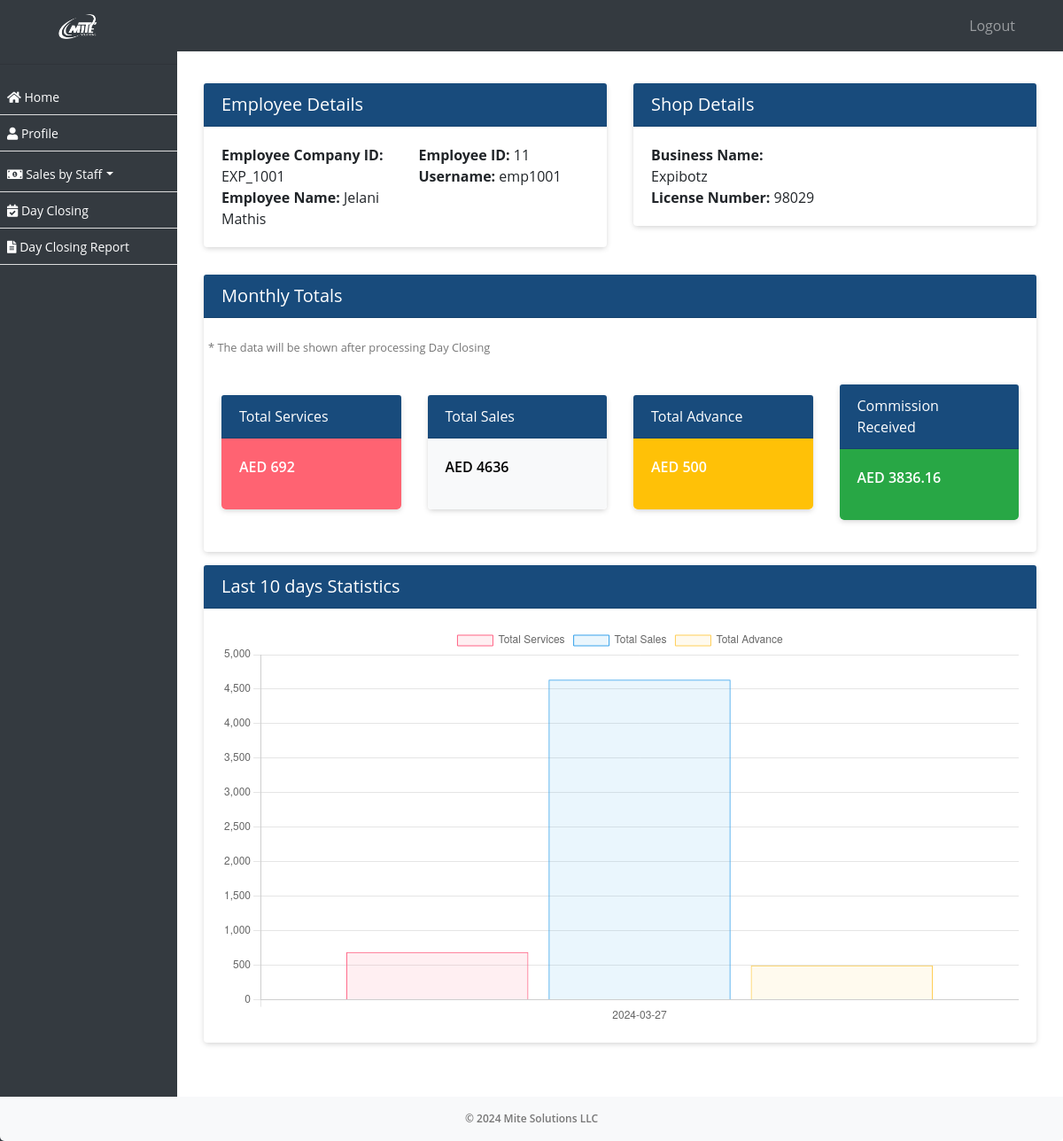
Page /employee-dashboard/ (signed in) on the committed database.
### ezshopapp/models.py (models this page shows, shortened)
class Employee(models.Model):
    employee_id = models.CharField(max_length=10, unique=True)
    username = models.CharField(max_length=50, null=True)
    password = models.CharField(max_length=50, null=True)
    business_profile = models.CharField(max_length=255, null=True)
    business_profile_id = models.IntegerField(null=True)
    first_name = models.CharField(max_length=255)
    second_name = models.CharField(max_length=255)
    nationality = models.CharField(max_length=255)
    mobile_no = models.CharField(max_length=20, blank=True, null=True)
    passport_no = models.CharField(max_length=20, unique=True)
    passport_expiration_date = models.DateField()
    emirates_id = models.CharField(max_length=20, unique=True)
    id_expiration_date = models.DateField()
    basic_pay = models.DecimalField(max_digits=10, decimal_places=2)
    house_allowance = models.DecimalField(max_digits=10, decimal_places=2, default=0)
    transportation_allowance = models.DecimalField(max_digits=10, decimal_places=2, default=0)
    commission_percentage = models.DecimalField(max_digits=5, decimal_places=2, default=0, validators=[MinValueValidator(0)])
    joining_date = models.DateField()
    job_role = models.ForeignKey(Role, on_delete=models.SET_NULL, null=True)
    is_employee = models.BooleanField(default=True)
    created_on = models.DateTimeField(auto_now_add=True, null=True)

class Shop(models.Model):
    name = models.CharField(max_length=255, verbose_name='Shop Name')
    license_number = models.CharField(max_length=50, unique=True)
    num_users = models.PositiveIntegerField(verbose_name='Number of Users')
    vat_remainder = models.BooleanField(default=True, verbose_name='VAT Reminder')
    employee_transaction_window = models.BooleanField(default=True)
    license_expiration_reminder = models.BooleanField(default=True, verbose_name='License Expiration Reminder')
    employee_visa_expiration_reminder = models.BooleanField(default=True, verbose_name='Employee Visa Expiration Reminder')
    employee_passport_expiration_reminder = models.BooleanField(default=True, verbose_name='Employee Passport Expiration Reminder')
    admin_email = models.EmailField(max_length=100, default='')
    created_on = models.DateTimeField(auto_now_add=True, null=True)

### ezshopapp/views.py (the view)
# urls.py: path('employee-dashboard/', employee_dashboard, name='employee_dashboard'),
def employee_dashboard(request):
    employee_id = request.session.get('employee_id')
    employee = get_object_or_404(Employee, pk=employee_id)
    business_profile = BusinessProfile.objects.filter(name=employee.business_profile).first()
    shop = Shop.objects.filter(name=business_profile.name).first()
    current_month = timezone.now().month
    current_year = timezone.now().year
    first_day_of_month = timezone.datetime(current_year, current_month, 1)
    last_day_of_month = timezone.datetime(current_year, current_month, calendar.monthrange(current_year, current_month)[1])
    day_closings = DayClosing.objects.filter(employee_id=employee_id, date__gte=first_day_of_month, date__lte=last_day_of_month)
    if day_closings.exists():
        total_services = day_closings.aggregate(total_services=Sum('total_services'))['total_services'] or 0
        total_sales = day_closings.aggregate(total_sales=Sum('total_sales'))['total_sales'] or 0
        total_advance = day_closings.aggregate(total_advance=Sum('advance'))['total_advance'] or 0
    else:
        total_services = 0
        total_sales = 0
        total_advance = 0
    if employee and employee.commission_percentage:
        com_cal = employee.commission_percentage / 100
    else:
        com_cal = 0
    if total_services is not None and total_sales is not None:
        commission = (total_services + total_sales) * com_cal
    else:
        commission = 0  # Set commission to 0 if total_services or total_sales is None
    chart_data = [{
        'date': closing.date.strftime('%Y-%m-%d'),
        'total_services': float(closing.total_services),
        'total_sales': float(closing.total_sales),
        'advance': float(closing.advance),
    } for closing in day_closings]
    chart_data_json = json.dumps(chart_data)
    context = {
        'employee': employee,
        'business_profile': business_profile,
        'shop': shop,
        'total_services': total_services,
        'total_sales': total_sales,
        'total_advance': total_advance,
        'commission': commission,
        'chart_data_json': chart_data_json,
    }
    return render(request, 'employee_dashboard.html', context)

### ezshopapp/templates/employee_dashboard.html (shortened to what this page needs)
{% extends 'emp_base.html' %}
{% block content %}
<div class="container mt-2 mb-4">
    <div class="row d-none d-lg-flex ">
        <div class="col-md-6">
            <div class="card mb-3">
                <div class="card-header">
                    <h5 class="mb-0 text-white">Employee Details</h5>
                </div>
                <div class="card-body">
                    <div class="row">
                        <div class="col-md-6">
                            <p class="mb-0"><strong>Employee Company ID:</strong> {{ employee.employee_id }}</p>
                            <p class="mb-0 text-capitalize"><strong>Employee Name:</strong> {{ employee.first_name }} {{ employee.second_name }}</p>
                        </div>
                        <div class="col-md-6">
                            <p class="mb-0"><strong>Employee ID:</strong> {{ employee.id }}</p>
                            <p class="mb-0"><strong>Username:</strong> {{ employee.username }}</p>
                        </div>
                    </div>
                </div>
            </div>
        </div>
        <div class="col-md-6">
            {% if shop %}
                <div class="card mb-3">
                    <div class="card-header">
                       <h5 class="mb-0 text-white">Shop Details</h5>
                    </div>
                    <div class="card-body">
                        <div class="row">
                            <div class="col-md-6">
                                <p class="mb-0"><strong>Business Name:</strong> {{ shop.name }}</p>
                                <p class="mb-0"><strong>License Number:</strong> {{ shop.license_number }}</p>
                            </div>
                        </div>
                    </div>
                </div>
            {% endif %}
        </div>
    </div>
    <div class="">
        <div class="card">
            <div class="card-header">
                <h5 class="mb-0 text-white">
                    Monthly Totals
                </h5>
            </div>
            <div class="card-body ">
                <div class="row">
                    <p><small class="text-muted">* The data will be shown after processing Day Closing</small></p>
                </div>
                <div class="row d-flex flex-wrap  justify-content-between align-items-center">
                <div class="col-md-3">
                    <div class="card mb-3">
                        <div class="card-header">
                            Total Services
                        </div>
                        <div class="card-body bg-red" >
                            <p>AED {{ total_services }}</p>
                        </div>
                    </div>
                </div>
                <div class="col-md-3">
                    <div class="card mb-3">
                        <div class="card-header">
                            Total Sales
                        </div>
                        <div class="card-body bg-light">
                            <p>AED {{ total_sales }}</p>
                        </div>
                    </div>
                </div>
                <div class="col-md-3">
                    <div class="card mb-3">
                        <div class="card-header ">
                            Total Advance
                        </div>
                        <div class="card-body bg-warning">
                            <p>AED {{ total_advance }}</p>
                        </div>
                    </div>
                </div>
                <div class="col-md-3">
                    <div class="card mb-3">
                        <div class="card-header">
                            Commission Received
                        </div>
                        <div class="card-body bg-success">
                            <p>AED {{ commission }}</p>
                        </div>
                    </div>
                </div>
            </div>
        </div>
        </div>
    </div>
    <div class=" mt-2 mb-4">
        <div class="card">
            <div class="card-header">
                <h5 class="mb-0 text-white">Last 10 days Statistics</h5>
            </div>
        <div class="card-body">
            <canvas id="transactionChart" class="custom-graph"></canvas>
        </div>
    </div>
    </div>
    <div class="mb-5">
        <br/>
    </div>
</div>
{% block extra_js %}
<script>
    // JavaScript code for rendering the bar chart using Chart.js
    var chart_data = JSON.parse('{{ chart_data_json|escapejs }}');
var chart_labels = [];
var total_services_data = [];
var total_sales_data = [];
var total_advance_data = [];
// Extracting data for chart
chart_data.forEach(function(item) {
    chart_labels.push(item.date);
    total_services_data.push(item.total_services);
    total_sales_data.push(item.total_sales);
    total_advance_data.push(item.advance);
});
// Drawing the chart
var ctx = document.getElementById('transactionChart').getContext('2d');
var myChart = new Chart(ctx, {
    type: 'bar',
    data: {
        labels: chart_labels,
        datasets: [{
            label: 'Total Services',
            data: total_services_data,
            backgroundColor: 'rgba(255, 99, 132, 0.1)',
            borderColor: 'rgba(255, 99, 132, 1)',
            borderWidth: 1
        }, {
            label: 'Total Sales',
            data: total_sales_data,
            backgroundColor: 'rgba(54, 162, 235, 0.1)',
            borderColor: 'rgba(54, 162, 235, 1)',
            borderWidth: 1
        }, {
            label: 'Total Advance',
            data: total_advance_data,
            backgroundColor: 'rgba(255, 206, 86, 0.1)',
            borderColor: 'rgba(255, 206, 86, 1)',
            borderWidth: 1
        }]
    },
    options: {
        scales: {
            y: {
                beginAtZero: true
            }
        }
    }
});
    localStorage.setItem('employee_id', '{{ request.session.employee_id }}');
    var employeeId = localStorage.getItem('employee_id');
    document.getElementById('employee').value = employeeId;
</script>
{% endblock %}
{% endblock %}

### ezshopapp/templates/emp_base.html (style rules this page uses)
body, p, h1, h2, h3, h4, h5, h6, a, li, label, input, div, span, small { font-family: "Open Sans", sans-serif !important; }
.bg-red { background-color: #ff6372; border-bottom-right-radius:5px; border-bottom-left-radius:5px; font-weight: 600; color:#fff; }
.bg-warning, .bg-success { border-bottom-right-radius:5px; border-bottom-left-radius:5px; font-weight: 600; color:#fff; }
.bg-light { border-bottom-right-radius:5px; border-bottom-left-radius:5px; font-weight: 600; color:#000; }
body { padding-top: 56px; background-color: #ffffff !important; }
.card { border:0px !important; margin-top:15px; margin-bottom:15px; box-shadow: 0px 2px 6px -1px #ccc; }
.card-header { background-color: #184b7c !important; color:#fff !important; }
.card-header>a, .card-header>h5 { color:#fff !important; }
.text-muted { color:#777 !important; }

### ezshopapp/templates/employee_dashboard.html (style rules this page uses)
.custom-graph { width: 400px; height: 300px; }

### rows in the picture
Employee: employee_id "EXP_1001", first_name "Jelani", second_name "Mathis", id "11", username "emp1001"
Shop: name "Expibotz", license_number "98029"

### other values in the picture
{{ total_services }} "692"
{{ total_sales }} "4636"
{{ total_advance }} "500"
{{ commission }} "3836.16"
